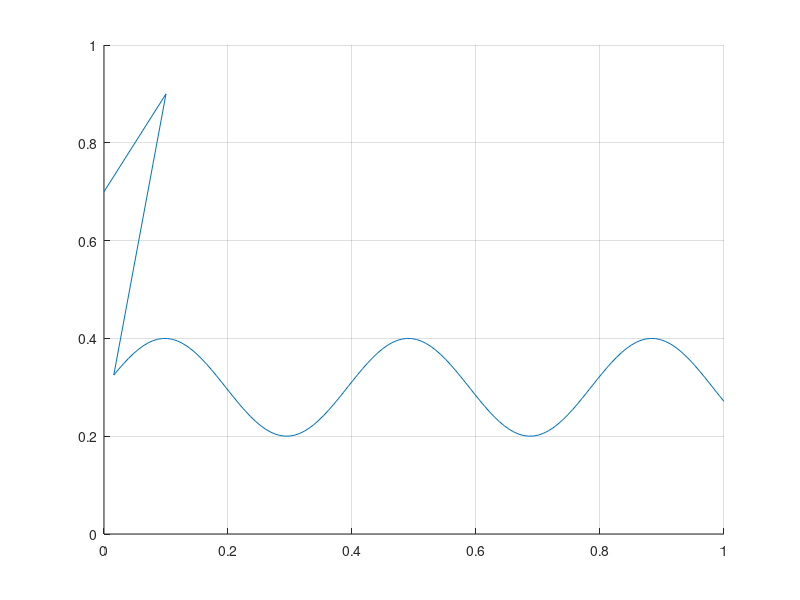

The MATLAB source for this figure: (Note: this script raises an error after producing the figure.)
% ------------- Input --------------

fig = figure('Color',[0.8 0.8 1.0],'KeyPressFcn', @keyPress, 'KeyReleaseFcn',@keyRelease);
ax = axes('Parent',fig, ...
    'XLim',[0 1], 'YLim',[0 1], 'NextPlot', 'add');
grid on

% 
global ground;
ground = struct;
indicies = linspace(0, 1, 128);
ground.vertices = [indicies; 0.3 + 0.1 * sin(16 * indicies)];
ground.vertices(:,1) = [0.0 0.7];
ground.vertices(:,2) = [0.1 0.9];
ground.sprite = line(ground.vertices(1,:), ground.vertices(2,:));

% general data
global comps;
comps = struct;
comps.positions = [0.4 0.7; 0.6, 0.5];
comps.velocities = [-0.75 0; 0 0];
comps.sprites = [makeactor('\pi') makeactor('\lambda')];
% player entity
player = 1;

global ball;
ball = struct;
ball.position = [0.1 0.5];
%ball.sprite = line(ball.position(1), ball.position(2),'marker', '.', 'markersize',50);
ball.velocity = [0 0];

global keyboard;
keyboard = struct;

gravity = [0; -0.2];

% ------------- Game Loop --------------
dt = 1 / 144;
while true
    tic
    processInputs()
    
    % update physics
    comps.velocities = comps.velocities + dt * gravity;
    newPositions = comps.positions + dt * comps.velocities;
    % resolve collisions
    for i = 1:size(comps.positions, 2)
        oldPos = [comps.positions(1,i) comps.positions(2,i)];
        newPos = [newPositions(1,i) newPositions(2,i)];
        [x,y] = intersections([oldPos(1) newPos(1)], ...
            [oldPos(2) newPos(2)], ...
            ground.vertices(1,:), ground.vertices(2,:));
        if (x)
            comps.velocities(:,i) = [0 0];
            dir = newPos - oldPos;
            len = norm(dir);
            newPositions(:, i) = [x y] - dir / len * 0.00001;
        end
    end
    comps.positions = newPositions;
    
    % update sprites
    arrayfun(@updateprite, comps.sprites, comps.positions(1,:), comps.positions(2,:));

    drawnow()

    pause(dt - toc)

    if(isfield(keyboard,'escape') && keyboard.escape)
        break;
    end
end

clear; clc; close all;

% ------------- Functions --------------

function keyPress(~, event)
    global keyboard;    
    keyboard.(event.Key) = true;
end

function keyRelease(~,event)
    global keyboard;    
    keyboard.(event.Key) = false;
end

function processInputs()
    global keyboard;
    global ball;
    speed = 0.5;

    if (isfield(keyboard, 'rightarrow') && keyboard.rightarrow)
        ball.velocity(1) = speed;
    elseif (isfield(keyboard, 'leftarrow') && keyboard.leftarrow)
        ball.velocity(1) = -speed;
    end

    if (isfield(keyboard, 'uparrow') && keyboard.uparrow)
        ball.velocity(2) = speed;
    elseif (isfield(keyboard, 'downarrow') && keyboard.downarrow)
        ball.velocity(2) = -speed;
    end
end